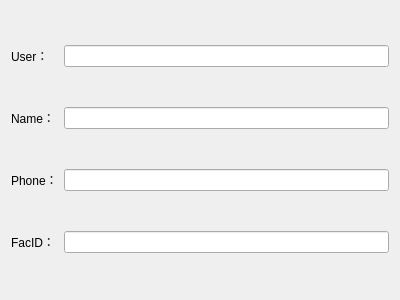
<?xml version="1.0" encoding="UTF-8"?>
<ui version="4.0">
 <class>UserInformationWidget</class>
 <widget class="QWidget" name="UserInformationWidget">
  <property name="geometry">
   <rect>
    <x>0</x>
    <y>0</y>
    <width>400</width>
    <height>300</height>
   </rect>
  </property>
  <property name="windowTitle">
   <string>Form</string>
  </property>
  <layout class="QGridLayout" name="gridLayout">
   <item row="0" column="1">
    <widget class="QLineEdit" name="userLineEdit"/>
   </item>
   <item row="2" column="1">
    <widget class="QLineEdit" name="phoneLineEdit"/>
   </item>
   <item row="3" column="1">
    <widget class="QLineEdit" name="factureIdLineEdit"/>
   </item>
   <item row="1" column="1">
    <widget class="QLineEdit" name="nameLineEdit"/>
   </item>
   <item row="0" column="0">
    <widget class="QLabel" name="label">
     <property name="text">
      <string>User：</string>
     </property>
    </widget>
   </item>
   <item row="1" column="0">
    <widget class="QLabel" name="label_2">
     <property name="text">
      <string>Name：</string>
     </property>
    </widget>
   </item>
   <item row="2" column="0">
    <widget class="QLabel" name="label_3">
     <property name="text">
      <string>Phone：</string>
     </property>
    </widget>
   </item>
   <item row="3" column="0">
    <widget class="QLabel" name="label_4">
     <property name="text">
      <string>FacID：</string>
     </property>
    </widget>
   </item>
  </layout>
 </widget>
 <resources/>
 <connections/>
</ui>
